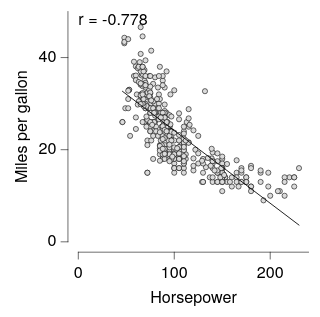

Describe this chart as a Vega-Lite specification.
### Vega-Lite specification from a JSON file in a GitHub repository (floating-point values rounded to 4 significant figures; data arrays with more than 128 entries replaced by an {"elided": "..."} marker saying what was removed)
{"background": null, "config": {"arc": {"fill": "#DBDBDB", "fillOpacity": 1.0, "innerRadius": 25.0, "padAngle": 0.03, "stroke": "black", "strokeOpacity": 1, "strokeWidth": 0.25}, "area": {"fill": "#DBDBDB", "fillOpacity": 1.0, "stroke": "black", "strokeOpacity": 1, "strokeWidth": 0.25}, "axis": {"domain": true, "domainCap": "round", "domainColor": "black", "domainWidth": 0.25, "grid": false, "gridCap": "round", "gridColor": "#F1F1F1", "gridDash": [0, 0], "gridOpacity": 1.0, "gridWidth": 0.25, "labelColor": "black", "labelFont": "HelveticaNeue", "labelFontSize": 7, "labelFontStyle": "normal", "labelFontWeight": 400, "offset": 4.5, "ticks": true, "tickCap": "round", "tickColor": "black", "tickRound": false, "tickSize": 3, "tickWidth": 0.25, "titleColor": "black", "titleFont": "HelveticaNeue", "titleFontSize": 7, "titleFontStyle": "normal", "titleFontWeight": 400}, "axisX": {"domain": true, "labelAlign": "center", "labelAngle": 0, "labels": true, "ticks": true, "translate": 0}, "axisY": {"domain": true, "labelAlign": "right", "labelAngle": 0, "labels": true, "ticks": true, "translate": 0}, "axisRight": {"domain": true, "labelAlign": "left", "labelAngle": 0, "labels": true, "ticks": true, "translate": 0}, "axisTop": {"domain": true, "labelAlign": "center", "labelAngle": 0, "labels": true, "ticks": true, "translate": 0}, "axisBand": {"tickOffset": 0}, "bar": {"fill": "#DBDBDB", "fillOpacity": 1.0, "stroke": "black", "strokeOpacity": 1, "strokeWidth": 0.25}, "boxplot": {"size": 9.0, "ticks": {"cornerRadius": 0.25, "fill": "black", "size": 4.5, "thickness": 0.25}, "box": {"fillOpacity": 1.0, "stroke": "black", "strokeOpacity": 1, "strokeWidth": 0.25}, "median": {"fill": "black", "fillOpacity": 1.0, "size": 9.0, "thickness": 0.25}, "rule": {"fill": "black", "fillOpacity": 1.0, "size": 10.0, "stroke": "black", "strokeDash": [0, 0], "strokeOpacity": 1, "strokeWidth": 0.25}, "outliers": {"color": "black", "fill": "black", "fillOpacity": 1.0, "size": 0, "stroke": "black", "strokeOpacity": 1, "strokeWidth": 0.25}}, "circle": {"fill": "black", "fillOpacity": 1.0, "size": 0.5, "stroke": null, "strokeOpacity": 1, "strokeWidth": 0.25}, "errorband": {"band": {"fillOpacity": 0.6, "stroke": null, "strokeWidth": 0.25, "strokeOpacity": 1}, "borders": {"opacity": 0, "strokeOpacity": 0.25, "strokeWidth": 1}}, "errorbar": {"opacity": 1, "rule": {"strokeDash": [0, 0], "strokeWidth": 0.5}, "ticks": {"color": "black", "cornerRadius": 0.25, "opacity": 1, "size": 6.0, "thickness": 0.5}, "thickness": 0.5}, "font": "HelveticaNeue", "geoshape": {"fill": "#DBDBDB", "fillOpacity": 1.0, "stroke": "black", "strokeOpacity": 1, "strokeWidth": 0.25}, "header": {"labelColor": "black", "labelFont": "HelveticaNeue", "labelFontSize": 7, "labelFontStyle": "normal", "labelFontWeight": 400, "titleColor": "black", "titleFont": "HelveticaNeue", "titleFontSize": 7, "titleFontStyle": "normal", "titleFontWeight": 400, "titlePadding": 0}, "legend": {"disable": false, "offset": 4.5, "gradientLength": 50.0, "gradientThickness": 5.0, "gradientOpacity": 1.0, "gradientStrokeColor": "black", "gradientStrokeWidth": 0.25, "labelColor": "black", "labelFont": "HelveticaNeue", "labelFontSize": 7, "labelFontStyle": "normal", "labelFontWeight": 400, "strokeColor": "black", "strokeWidth": 0, "symbolSize": 42, "symbolStrokeColor": "black", "symbolStrokeWidth": 0.25, "titleColor": "black", "titleFont": "HelveticaNeue", "titleFontSize": 7, "titleFontStyle": "normal", "titleFontWeight": 400}, "line": {"color": "black", "stroke": "black", "strokeCap": "round", "strokeDash": [0, 0], "strokeOpacity": 1, "strokeWidth": 0.375}, "point": {"filled": true, "fill": "#DBDBDB", "fillOpacity": 1.0, "size": 5.0, "stroke": "black", "strokeOpacity": 1, "strokeWidth": 0.25}, "range": {"category": ["#C6D9F1", "#F1C9CB", "#FEF0B9", "#CEE37A", "#7AA8E0", "#E589A3", "#FDDD5D", "#68B961", "#4177B1", "#C35082", "#E5C227", "#438156"], "diverging": {"scheme": ["#C35082", "#CE6D94", "#D989A7", "#E2A4BA", "#EABFCE", "#F1DBE2", "#F6F6F6", "#D7E0EB", "#B9CBE0", "#9BB6D5", "#7DA1C9", "#5F8CBD", "#4177B1"]}, "heatmap": {"scheme": ["#DFE9F7", "#C6D9F1", "#ADC8EC", "#94B8E6", "#7AA8E0", "#6097DA", "#4D87CA", "#4177B1", "#386898", "#2F597F", "#264A69", "#1D3A58"]}, "ordinal": {"scheme": ["#F1F1F1", "#DBDBDB", "#C6C6C6", "#B2B2B2", "#9D9D9D", "#898989", "#767676", "#636363", "#515151", "#404040", "#2F2F2F", "#1F1F1F"]}, "ramp": {"scheme": ["#DFE9F7", "#C6D9F1", "#ADC8EC", "#94B8E6", "#7AA8E0", "#6097DA", "#4D87CA", "#4177B1", "#386898", "#2F597F", "#264A69", "#1D3A58"]}}, "rule": {"color": "black", "stroke": "black", "strokeCap": "round", "strokeDash": [2, 2], "strokeOpacity": 1, "strokeWidth": 0.25}, "scale": {"bandPaddingInner": 0.1, "bandPaddingOuter": 0.1, "round": false}, "rect": {"fill": "#DBDBDB", "fillOpacity": 1.0, "stroke": "black", "strokeOpacity": 1, "strokeWidth": 0.25}, "square": {"fill": "#DBDBDB", "fillOpacity": 1.0, "size": 10.0, "stroke": "black", "strokeOpacity": 1, "strokeWidth": 0.25}, "text": {"color": "black", "font": "HelveticaNeue", "fontSize": 7, "fontStyle": "normal", "fontWeight": 400}, "title": {"anchor": "middle", "frame": "group", "color": "black", "font": "HelveticaNeue", "fontSize": 7, "fontStyle": "normal", "fontWeight": 400, "subtitleColor": "black", "subtitleFont": "HelveticaNeue", "subtitleFontSize": "HelveticaNeue", "subtitleFontStyle": "normal", "subtitleFontWeight": 400}, "view": {"continuousWidth": 100, "continuousHeight": 100, "discreteWidth": 100, "discreteHeight": 100, "fill": null, "stroke": null, "strokeWidth": 0.25}}, "layer": [{"data": {"name": "data-7285c4e2e195e5a75737a34913199f5f"}, "mark": {"type": "point"}, "encoding": {"x": {"field": "Horsepower", "title": "Horsepower", "type": "quantitative"}, "y": {"field": "Miles_per_Gallon", "title": "Miles per gallon", "type": "quantitative"}}}, {"layer": [{"data": {"name": "data-df741ee6b6ba68aef8587f34d8c5cd59"}, "mark": {"type": "line"}, "encoding": {"x": {"field": "_x", "type": "quantitative"}, "y": {"field": "_y", "type": "quantitative"}}}, {"data": {"values": [{"__dysonsphere__": 1}]}, "mark": {"type": "text", "align": "left", "angle": 0, "baseline": "top", "dx": 0, "dy": 0, "fontSize": 7, "opacity": 1.0}, "encoding": {"text": {"value": "r = -0.778"}, "x": {"value": 0}, "y": {"value": 0}}}], "name": "__dysonsphere_289b330e0455c514_13"}], "$schema": "https://vega.github.io/schema/vega-lite/v6.4.1.json", "datasets": {"data-7285c4e2e195e5a75737a34913199f5f": {"elided": "392 records"}, "data-df741ee6b6ba68aef8587f34d8c5cd59": [{"_x": 46.0, "_y": 32.68, "__dysonsphere__": 1}, {"_x": 230.0, "_y": 3.632, "__dysonsphere__": 1}]}}
